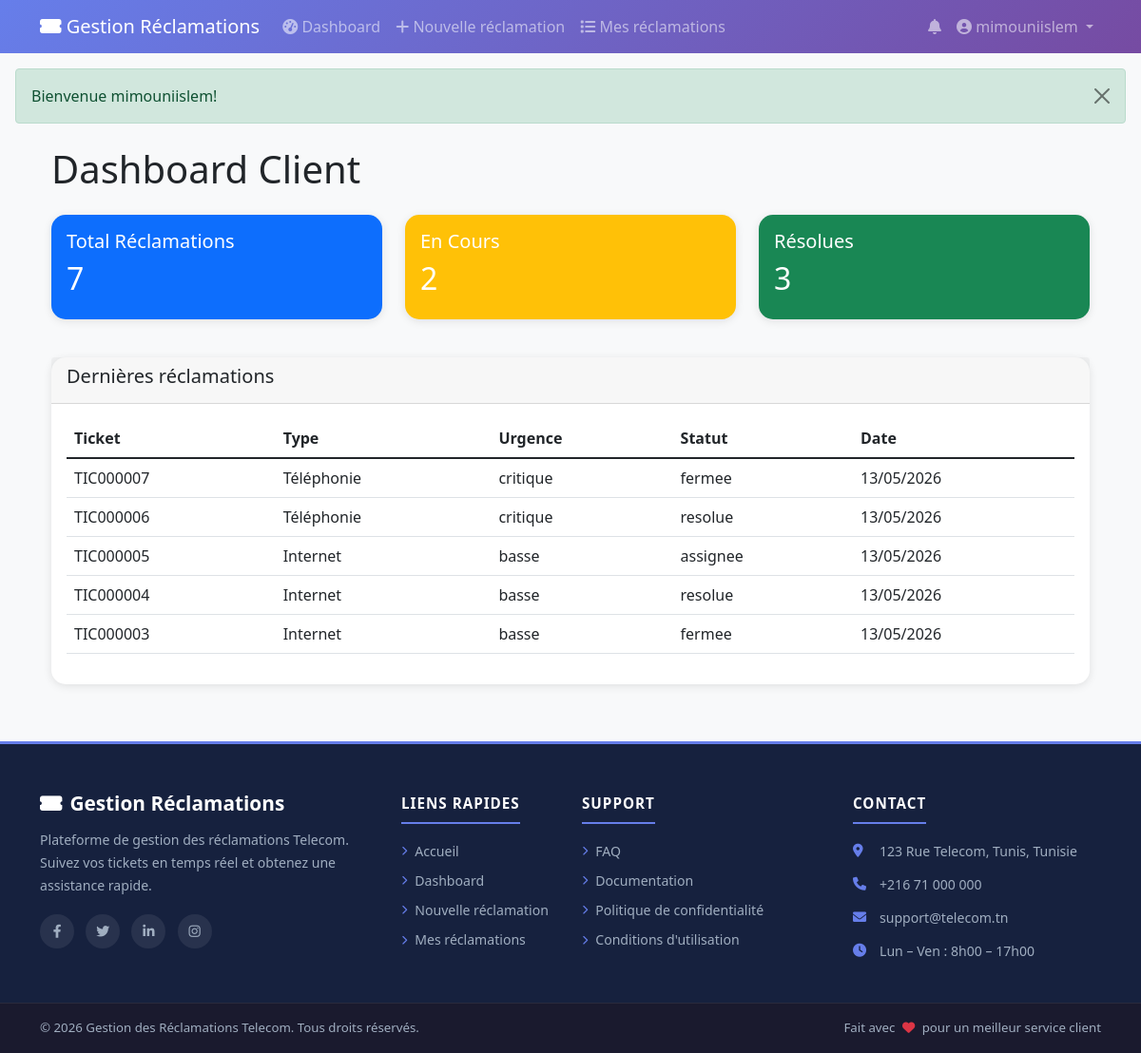
Page /dashboard/client.php (signed in) on the committed database.
### tables this page shows
CREATE TABLE `reclamations` (
  `id` int(11) NOT NULL,
  `ticket_number` varchar(20) NOT NULL,
  `client_id` int(11) NOT NULL,
  `technicien_id` int(11) DEFAULT NULL,
  `type_panne` varchar(50) NOT NULL,
  `localisation` varchar(255) NOT NULL,
  `description` text NOT NULL,
  `urgence` enum('basse','moyenne','haute','critique') DEFAULT 'moyenne',
  `statut` enum('en_attente','assignee','en_cours','resolue','fermee','rejetee') DEFAULT 'en_attente',
  `rapport_technicien` text DEFAULT NULL,
  `note_client` int(11) DEFAULT NULL,
  `avis_client` text DEFAULT NULL,
  `created_at` timestamp NOT NULL DEFAULT current_timestamp(),
  `updated_at` timestamp NOT NULL DEFAULT current_timestamp() ON UPDATE current_timestamp(),
  `resolved_at` timestamp NULL DEFAULT NULL
);

### includes/init.php (called while the page is built, shortened)
<?php
function getStats($db, $role, $user_id = null) {
    $stats = [];
    if ($role === 'admin') {
        $query = "SELECT
            (SELECT COUNT(*) FROM reclamations) AS total_reclamations,
            (SELECT COUNT(*) FROM reclamations WHERE statut = 'en_attente') AS en_attente,
            (SELECT COUNT(*) FROM reclamations WHERE statut = 'resolue') AS resolues,
            (SELECT COUNT(*) FROM users WHERE role = 'technicien') AS techniciens,
            (SELECT COUNT(*) FROM users WHERE role = 'client') AS clients";
        $stmt = $db->prepare($query);
        $stmt->execute();
        $stats = $stmt->fetch(PDO::FETCH_ASSOC);
    }
    elseif ($role === 'client') {
        $query = "SELECT
            (SELECT COUNT(*) FROM reclamations
                WHERE client_id = :id) AS total_reclamations,
            (SELECT COUNT(*) FROM reclamations
                WHERE client_id = :id
                AND statut IN ('en_attente','assignee','en_cours')) AS en_cours,
            (SELECT COUNT(*) FROM reclamations
                WHERE client_id = :id
                AND statut = 'resolue') AS resolues";
        $stmt = $db->prepare($query);
        $stmt->execute([':id' => $user_id]);
        $stats = $stmt->fetch(PDO::FETCH_ASSOC);
    }
    return $stats;
}
?>

### dashboard/client.php (the view, shortened to what this page needs)
<?php
require_once '../includes/init.php';
$stats = getStats($db, 'client', $_SESSION['user_id']);
$query = "SELECT * FROM reclamations
          WHERE client_id = :id
          ORDER BY created_at DESC
          LIMIT 5";
$stmt = $db->prepare($query);
$stmt->execute([':id' => $_SESSION['user_id']]);
$recent_reclamations = $stmt->fetchAll(PDO::FETCH_ASSOC);
?>
<?php include '../includes/header.php'; ?>
<div class="container">
    <h1 class="mb-4">Dashboard Client</h1>
    <div class="row mb-4">
        <div class="col-md-4 mb-3">
            <div class="card bg-primary text-white">
                <div class="card-body">
                    <h5>Total Réclamations</h5>
                    <h2><?php echo $stats['total_reclamations'] ?? 0; ?></h2>
                </div>
            </div>
        </div>
        <div class="col-md-4 mb-3">
            <div class="card bg-warning text-white">
                <div class="card-body">
                    <h5>En Cours</h5>
                    <h2><?php echo $stats['en_cours'] ?? 0; ?></h2>
                </div>
            </div>
        </div>
        <div class="col-md-4 mb-3">
            <div class="card bg-success text-white">
                <div class="card-body">
                    <h5>Résolues</h5>
                    <h2><?php echo $stats['resolues'] ?? 0; ?></h2>
                </div>
            </div>
        </div>
    </div>
    <div class="row">
        <div class="col-12">
            <div class="card">
                <div class="card-header">
                    <h5>Dernières réclamations</h5>
                </div>
                <div class="card-body">
                    <div class="table-responsive">
                        <table class="table">
                            <thead>
                                <tr><th>Ticket</th><th>Type</th><th>Urgence</th><th>Statut</th><th>Date</th></tr>
                            </thead>
                            <tbody>
                                <?php foreach($recent_reclamations as $rec): ?>
                                <tr>
                                    <td><?php echo $rec['ticket_number']; ?></td>
                                    <td><?php echo $rec['type_panne']; ?></td>
                                    <td><?php echo $rec['urgence']; ?></td>
                                    <td><?php echo $rec['statut']; ?></td>
                                    <td><?php echo date('d/m/Y', strtotime($rec['created_at'])); ?></td>
                                </tr>
                                <?php endforeach; ?>
                            </tbody>
                        </table>
                    </div>
                </div>
            </div>
        </div>
    </div>
</div>
<?php include '../includes/footer.php'; ?>

### assets/css/style.css (style rules this page uses)
:root { --primary-color: #667eea; --secondary-color: #764ba2; --footer-bg: #1a1a2e; --footer-top-bg: #16213e; --footer-text: #a0aec0; --footer-title: #ffffff; }
body { font-family: 'Segoe UI', Tahoma, Geneva, Verdana, sans-serif; background-color: #f8f9fa; }
.card { transition: transform 0.3s ease, box-shadow 0.3s ease; border: none; border-radius: 15px; box-shadow: 0 2px 10px rgba(0,0,0,0.1); }
.table-responsive { overflow-x: auto; }

### rows in the picture
reclamations: ticket_number "TIC000007", type_panne "Téléphonie", urgence "critique", statut "fermee", created_at "13/05/2026"
reclamations: ticket_number "TIC000006", type_panne "Téléphonie", urgence "critique", statut "resolue", created_at "13/05/2026"
reclamations: ticket_number "TIC000005", type_panne "Internet", urgence "basse", statut "assignee", created_at "13/05/2026"
reclamations: ticket_number "TIC000004", type_panne "Internet", urgence "basse", statut "resolue", created_at "13/05/2026"
reclamations: ticket_number "TIC000003", type_panne "Internet", urgence "basse", statut "fermee", created_at "13/05/2026"

### other values in the picture
$_SESSION['user_nom'] "mimouniislem"
$_SESSION['success'] "Bienvenue mimouniislem!"
$stats['total_reclamations'] "7"
$stats['en_cours'] "2"
$stats['resolues'] "3"
